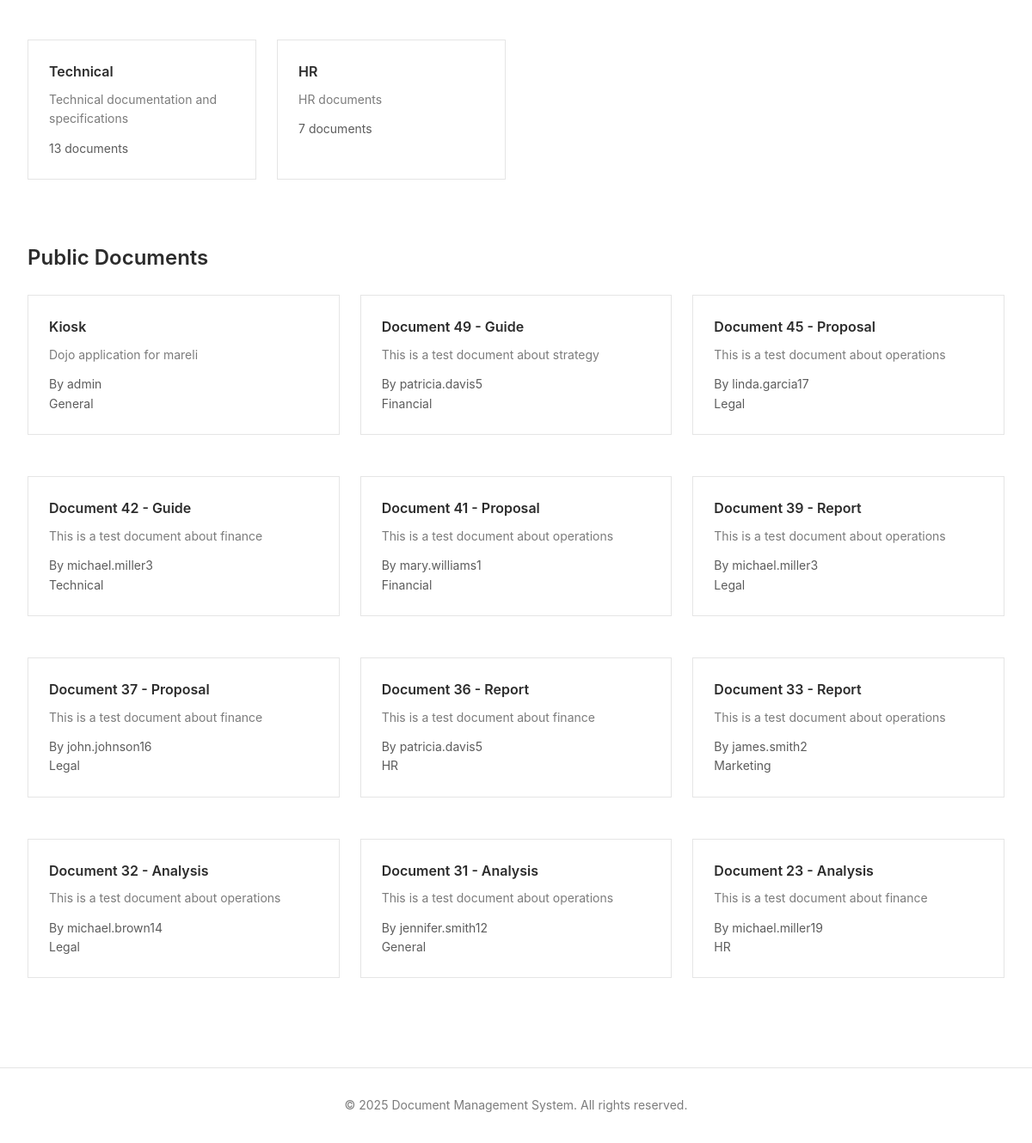
The app's page / (lower part), older data.
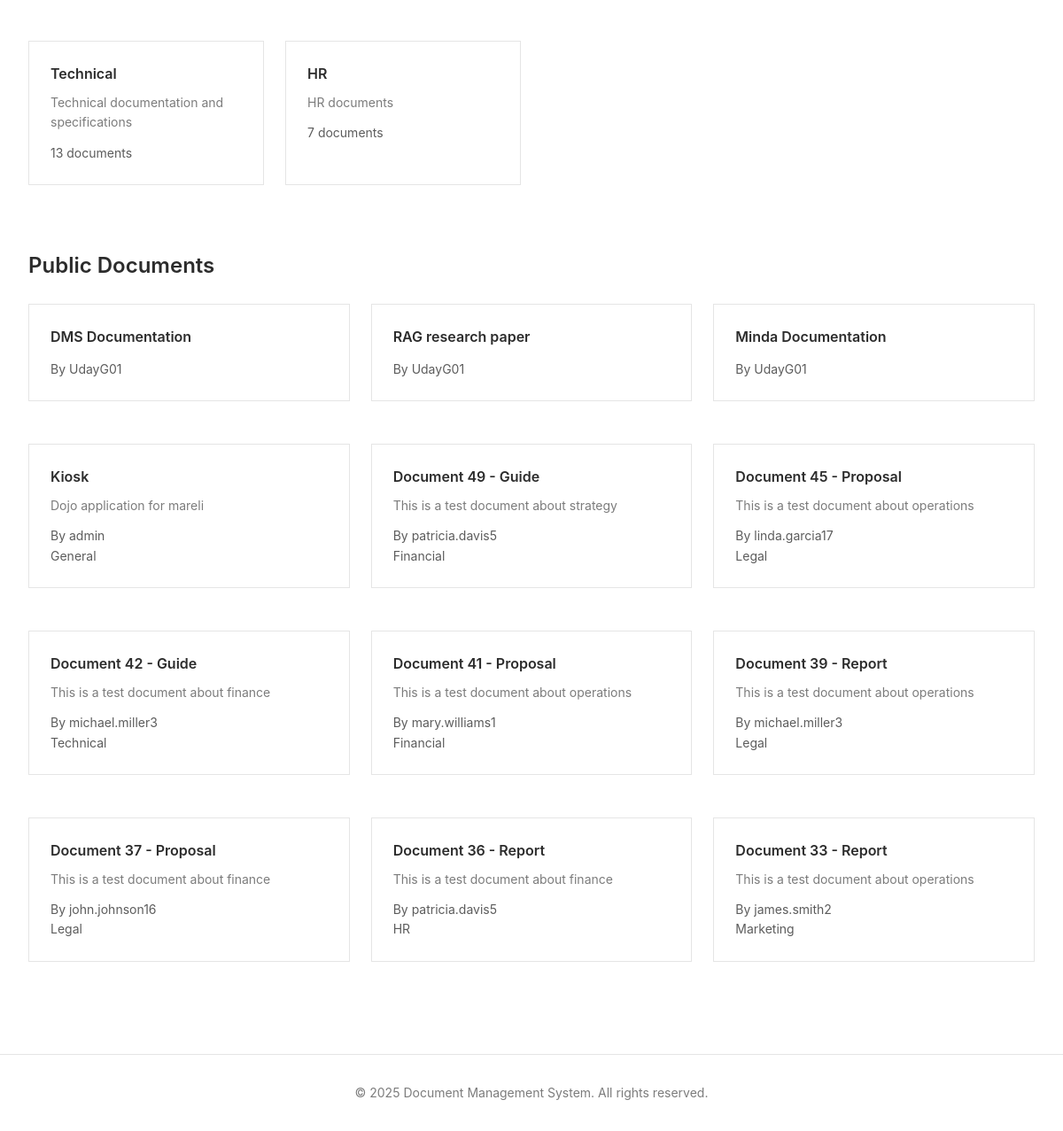
The same page, newer data.
### documents/models.py (models this page shows, shortened)
class Category(models.Model):
    name = models.CharField(max_length=100, unique=True)
    description = models.TextField(blank=True)
    color = models.CharField(max_length=7, default='#007bff', help_text="Hex color code")
    icon = models.CharField(max_length=50, blank=True, help_text="Icon class name")
    parent = models.ForeignKey('self', on_delete=models.CASCADE, null=True, blank=True, related_name='subcategories')
    created_at = models.DateTimeField(auto_now_add=True)
    created_by = models.ForeignKey(User, on_delete=models.SET_NULL, null=True, related_name='created_categories')
    class Meta:
        verbose_name_plural = "Categories"
        ordering = ['name']

class Document(models.Model):
    ACCESS_LEVEL_CHOICES = [
        ('public', 'Public'),
        ('private', 'Private'),
        ('role', 'Role-Based'),
        ('custom', 'Custom Users'),
    ]
    title = models.CharField(max_length=255)
    description = models.TextField(blank=True)
    file = models.FileField(upload_to=document_upload_path)
    file_size = models.BigIntegerField(default=0, help_text="Size in bytes")
    file_type = models.CharField(max_length=100, blank=True)
    owner = models.ForeignKey(User, on_delete=models.CASCADE, related_name='owned_documents')
    access_level = models.CharField(max_length=10, choices=ACCESS_LEVEL_CHOICES, default='private')
    required_role_level = models.IntegerField(
        default=1,
        validators=[MinValueValidator(1), MaxValueValidator(100)],
        help_text="Minimum role level required (for role-based access)"
    )
    category = models.ForeignKey(Category, on_delete=models.SET_NULL, null=True, blank=True, related_name='documents')
    tags = models.ManyToManyField(Tag, blank=True, related_name='documents')
    shared_with = models.ManyToManyField(User, blank=True, related_name='shared_documents')
    version = models.IntegerField(default=1)
    is_locked = models.BooleanField(default=False, help_text="Locked documents cannot be edited")
    locked_by = models.ForeignKey(User, on_delete=models.SET_NULL, null=True, blank=True, related_name='locked_documents')
    views_count = models.IntegerField(default=0)
    downloads_count = models.IntegerField(default=0)
    created_at = models.DateTimeField(auto_now_add=True)
    updated_at = models.DateTimeField(auto_now=True)
    allow_comments = models.BooleanField(default=True)
    allow_download = models.BooleanField(default=True)
    is_deleted = models.BooleanField(default=False)
    deleted_at = models.DateTimeField(null=True, blank=True)
    class Meta:
        ordering = ['-updated_at', '-created_at']
        indexes = [
            models.Index(fields=['owner', 'access_level']),
            models.Index(fields=['created_at']),
            models.Index(fields=['title']),
        ]

class User(AbstractUser):
    USER_TYPE_CHOICES = [
        ('guest', 'Guest'),
        ('user', 'Regular User'),
        ('admin', 'Admin'),
    ]
    user_type = models.CharField(max_length=10, choices=USER_TYPE_CHOICES, default='user')
    role = models.ForeignKey(Role, on_delete=models.SET_NULL, null=True, blank=True, related_name='users')
    bio = models.TextField(blank=True)
    avatar = models.ImageField(upload_to='avatars/', null=True, blank=True)
    phone = models.CharField(max_length=20, blank=True)
    department = models.CharField(max_length=100, blank=True)
    created_at = models.DateTimeField(auto_now_add=True)
    updated_at = models.DateTimeField(auto_now=True)
    last_activity = models.DateTimeField(auto_now=True)
    is_active = models.BooleanField(default=True)
    class Meta:
        ordering = ['-created_at']

### documents/views.py (the view)
# urls.py: path('', views.home_view, name='home'),
def home_view(request):
    public_documents = Document.objects.filter(
        access_level='public',
        is_deleted=False
    ).select_related('owner', 'category').prefetch_related('tags')[:12]
    categories = Category.objects.annotate(
        doc_count=Count('documents')
    ).filter(doc_count__gt=0)[:8]
    context = {
        'public_documents': public_documents,
        'categories': categories,
    }
    return render(request, 'documents/home.html', context)

### documents/templates/documents/home.html (shortened to what this page needs)
{% extends 'documents/base.html' %}
{% block content %}
{% if categories %}
<div style="margin: 3rem 0;">
    <div class="grid grid-4">
        {% for category in categories %}
            <div class="card">
                <h3 style="font-size: 1rem; font-weight: 600; margin-bottom: 0.5rem;">
                    {{ category.name }}
                </h3>
                <p style="font-size: 0.875rem; color: #7c7c7c; margin-bottom: 0.75rem;">
                    {{ category.description|truncatewords:10 }}
                </p>
                <p style="font-size: 0.875rem; color: #5c5c5c;">
                    {{ category.doc_count }} document{{ category.doc_count|pluralize }}
                </p>
            </div>
        {% endfor %}
    </div>
</div>
{% endif %}
{% if public_documents %}
<div style="margin: 3rem 0;">
    <h2 style="font-size: 1.5rem; font-weight: 600; margin-bottom: 1.5rem; color: #2c2c2c;">
        Public Documents
    </h2>
    <div class="grid grid-3">
        {% for document in public_documents %}
            <div class="card">
                <h3 style="font-size: 1rem; font-weight: 600; margin-bottom: 0.5rem;">
                    <a href="{% url 'document_detail' document.pk %}" style="color: #2c2c2c; text-decoration: none;">
                        {{ document.title }}
                    </a>
                </h3>
                <p style="font-size: 0.875rem; color: #7c7c7c; margin-bottom: 0.75rem;">
                    {{ document.description|truncatewords:15 }}
                </p>
                <div style="font-size: 0.875rem; color: #5c5c5c;">
                    <p>By {{ document.owner.username }}</p>
                    {% if document.category %}
                        <p>{{ document.category.name }}</p>
                    {% endif %}
                </div>
            </div>
        {% endfor %}
    </div>
</div>
{% endif %}
{% endblock %}

Row changes from the older to the newer data that the page shows:
no longer on this page (row unchanged): Document: title "Document 32 - Analysis", description "This is a test document about operations", owner.username "michael.brown14", category.name "Legal"
no longer on this page (row unchanged): Document: title "Document 31 - Analysis", description "This is a test document about operations", owner.username "jennifer.smith12", category.name "General"
no longer on this page (row unchanged): Document: title "Document 23 - Analysis", description "This is a test document about finance", owner.username "michael.miller19", category.name "HR"
added Document: title "DMS Documentation", owner.username "UdayG01"
added Document: title "RAG research paper", owner.username "UdayG01"
added Document: title "Minda Documentation", owner.username "UdayG01"
